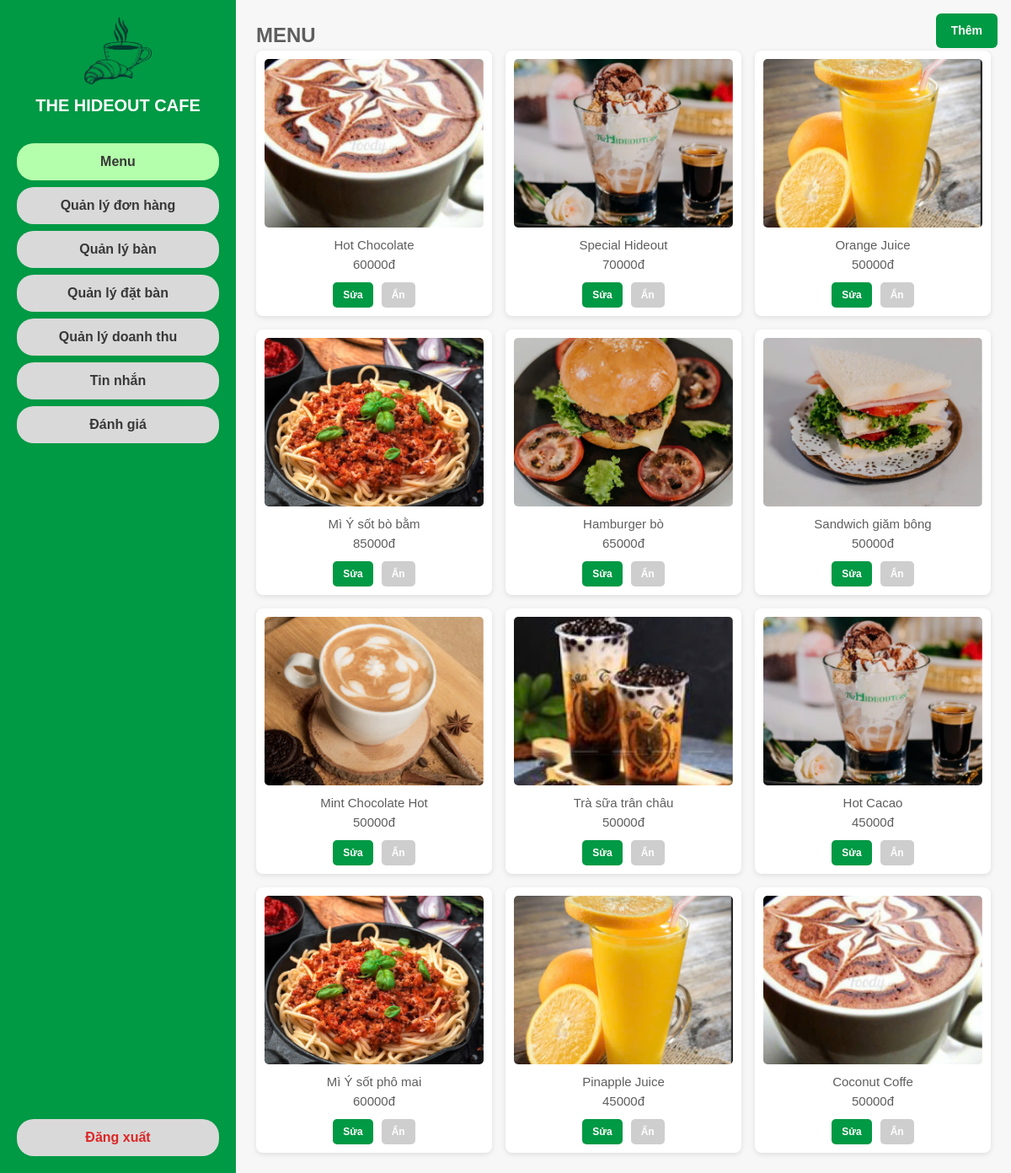
The page /menu/quanly/ (signed in) on the database its author committed.
### myapp/models.py (models this page shows, shortened)
class ThucDon(models.Model):
    DANH_MUC = (
        ('Cà Phê', 'Cà Phê'),
        ('Trà Sữa', 'Trà Sữa'),
        ('Nước Ép', 'Nước Ép'),
        ('Đồ Ăn', 'Đồ Ăn'),
    )
    ma_mon = models.AutoField(primary_key=True)
    ten_mon = models.CharField(max_length=100)
    danh_muc = models.CharField(max_length=50, choices=DANH_MUC, default='Cà Phê')
    gia_tien = models.DecimalField(max_digits=10, decimal_places=0)
    hinh_anh = models.ImageField(upload_to='hinh_anh_mon_an/', null=True, blank=True)
    ngay_tao = models.DateTimeField(auto_now_add=True)
    da_an = models.BooleanField(default=False)
    class Meta:
        verbose_name = "Thực Đơn"
        verbose_name_plural = "Thực Đơn"

### myapp/views.py (the view)
# urls.py: path('menu/quanly/', views.menu_management, name='menu_management'),
@login_required
def menu_management(request):
    if request.user.vai_tro not in ['quan_ly', 'nhan_vien']:
        return HttpResponse("Bạn không có quyền truy cập trang này.", status=403)
    thuc_don = ThucDon.objects.all()
    return render(request, 'menu_quanly.html', {'thuc_don': thuc_don})

### myapp/templates/menu_quanly.html (shortened to what this page needs)
{% extends 'base.html' %}
{% load static %}
{% block content %}
<div class="add-button">Thêm</div>
<div class="menu-header">
  <h1>MENU</h1>
</div>
<div class="menu-grid" id="menu-grid">
  {% for mon in thuc_don %}
  <div class="menu-item {% if mon.da_an %}hidden-item{% endif %}" data-id="{{ mon.ma_mon }}">
    <img src="{{ mon.hinh_anh.url|default:'/static/images/default.jpg' }}" alt="{{ mon.ten_mon }}">
    <div class="item-name">{{ mon.ten_mon }}<br>{{ mon.gia_tien }}đ</div>
    <div class="actions">
      <div class="edit-btn" data-name="{{ mon.ten_mon|escapejs }}" data-price="{{ mon.gia_tien }}" data-id="{{ mon.ma_mon }}">Sửa</div>
      <div class="hide-btn" data-id="{{ mon.ma_mon }}" data-hidden="{{ mon.da_an|yesno:'true,false' }}">
        {% if mon.da_an %}Hiện lại{% else %}Ẩn{% endif %}
      </div>
    </div>
  </div>
  {% empty %}
  <p>Chưa có món nào trong thực đơn.</p>
  {% endfor %}
</div>
{% endblock %}

### myapp/templates/base.html (shortened to what this page needs)
{% load static %}
<!DOCTYPE html>
<html lang="vi">
<head>
  <script src="https://cdn.tailwindcss.com"></script>
</head>
<body>
  <div class="sidebar" id="sidebar">
    <div class="logo">
      <img src="{% static 'images/logo-removebg-preview.png' %}" alt="Logo" />
      <div class="logo-name">THE HIDEOUT CAFE</div>
    </div>
    <div class="nav-menu">
      <a href="{% url 'myapp:menu_management' %}" class="nav-item {% if request.resolver_match.url_name == 'menu_management' %}nav-item_active{% endif %}">Menu</a>
      <a href="{% url 'myapp:order_list' %}" class="nav-item {% if request.resolver_match.url_name == 'order_list' %}nav-item_active{% endif %}">Quản lý đơn hàng</a>
      <a href="{% url 'myapp:table_management' %}" class="nav-item {% if request.resolver_match.url_name == 'table_management' %}nav-item_active{% endif %}">Quản lý bàn</a>
      <a href="{% url 'myapp:booking_management' %}" class="nav-item {% if request.resolver_match.url_name == 'booking_management' %}nav-item_active{% endif %}">Quản lý đặt bàn</a>
      <a href="{% url 'myapp:revenue_management' %}" class="nav-item {% if request.resolver_match.url_name == 'revenue_management' %}nav-item_active{% endif %}">Quản lý doanh thu</a>
      <a href="{% url 'myapp:message' %}" class="nav-item {% if request.resolver_match.url_name == 'message' %}nav-item_active{% endif %}">Tin nhắn</a>
      <a href="{% url 'myapp:manage_reviews' %}" class="nav-item {% if request.resolver_match.url_name == 'manage_reviews' %}nav-item_active{% endif %}">Đánh giá</a>
      <a href="{% url 'myapp:logout' %}"  class="nav-item logout {% if request.resolver_match.url_name == 'logout_view' %}nav-item_active{% endif %}">Đăng xuất</a>
    </div>
  </div>
  <div class="main-content" id="main-content">
    {% block content %}{% endblock %}
  </div>
</body>
</html>

### rows shown on the page
ThucDon: hinh_anh (picture), ten_mon "Hot Chocolate", gia_tien "60000", da_an "Ẩn"
ThucDon: hinh_anh (picture), ten_mon "Special Hideout", gia_tien "70000", da_an "Ẩn"
ThucDon: hinh_anh (picture), ten_mon "Orange Juice", gia_tien "50000", da_an "Ẩn"
ThucDon: hinh_anh (picture), ten_mon "Mì Ý sốt bò bằm", gia_tien "85000", da_an "Ẩn"
ThucDon: hinh_anh (picture), ten_mon "Hamburger bò", gia_tien "65000", da_an "Ẩn"
ThucDon: hinh_anh (picture), ten_mon "Sandwich giăm bông", gia_tien "50000", da_an "Ẩn"
ThucDon: hinh_anh (picture), ten_mon "Mint Chocolate Hot", gia_tien "50000", da_an "Ẩn"
ThucDon: hinh_anh (picture), ten_mon "Trà sữa trân châu", gia_tien "50000", da_an "Ẩn"
ThucDon: hinh_anh (picture), ten_mon "Hot Cacao", gia_tien "45000", da_an "Ẩn"
ThucDon: hinh_anh (picture), ten_mon "Mì Ý sốt phô mai", gia_tien "60000", da_an "Ẩn"
ThucDon: hinh_anh (picture), ten_mon "Pinapple Juice", gia_tien "45000", da_an "Ẩn"
ThucDon: hinh_anh (picture), ten_mon "Coconut Coffe", gia_tien "50000", da_an "Ẩn"
